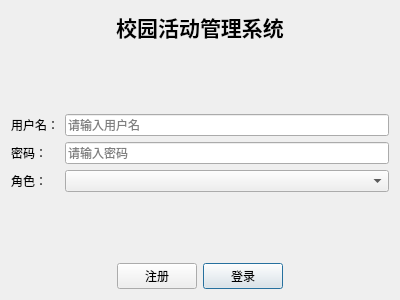
<?xml version="1.0" encoding="UTF-8"?>
<ui version="4.0">
 <class>LoginWindow</class>
 <widget class="QDialog" name="LoginWindow">
  <property name="geometry">
   <rect>
    <x>0</x>
    <y>0</y>
    <width>400</width>
    <height>300</height>
   </rect>
  </property>
  <property name="windowTitle">
   <string>登录</string>
  </property>
  <layout class="QVBoxLayout" name="verticalLayout">
   <item>
    <widget class="QLabel" name="titleLabel">
     <property name="text">
      <string>校园活动管理系统</string>
     </property>
     <property name="alignment">
      <set>Qt::AlignCenter</set>
     </property>
     <property name="font">
      <font>
       <pointsize>16</pointsize>
       <bold>true</bold>
      </font>
     </property>
    </widget>
   </item>
   <item>
    <spacer name="verticalSpacer">
     <property name="orientation">
      <enum>Qt::Vertical</enum>
     </property>
     <property name="sizeHint" stdset="0">
      <size>
       <width>20</width>
       <height>40</height>
      </size>
     </property>
    </spacer>
   </item>
   <item>
    <layout class="QFormLayout" name="formLayout">
     <item row="0" column="0">
      <widget class="QLabel" name="usernameLabel">
       <property name="text">
        <string>用户名：</string>
       </property>
      </widget>
     </item>
     <item row="0" column="1">
      <widget class="QLineEdit" name="usernameLineEdit">
       <property name="placeholderText">
        <string>请输入用户名</string>
       </property>
      </widget>
     </item>
     <item row="1" column="0">
      <widget class="QLabel" name="passwordLabel">
       <property name="text">
        <string>密码：</string>
       </property>
      </widget>
     </item>
     <item row="1" column="1">
      <widget class="QLineEdit" name="passwordLineEdit">
       <property name="echoMode">
        <enum>QLineEdit::Password</enum>
       </property>
       <property name="placeholderText">
        <string>请输入密码</string>
       </property>
      </widget>
     </item>
     <item row="2" column="0">
      <widget class="QLabel" name="roleLabel">
       <property name="text">
        <string>角色：</string>
       </property>
      </widget>
     </item>
     <item row="2" column="1">
      <widget class="QComboBox" name="roleComboBox"/>
     </item>
    </layout>
   </item>
   <item>
    <spacer name="verticalSpacer_2">
     <property name="orientation">
      <enum>Qt::Vertical</enum>
     </property>
     <property name="sizeHint" stdset="0">
      <size>
       <width>20</width>
       <height>40</height>
      </size>
     </property>
    </spacer>
   </item>
   <item>
    <layout class="QHBoxLayout" name="horizontalLayout">
     <item>
      <spacer name="horizontalSpacer">
       <property name="orientation">
        <enum>Qt::Horizontal</enum>
       </property>
       <property name="sizeHint" stdset="0">
        <size>
         <width>40</width>
         <height>20</height>
        </size>
       </property>
      </spacer>
     </item>
     <item>
      <widget class="QPushButton" name="registerButton">
       <property name="text">
        <string>注册</string>
       </property>
      </widget>
     </item>
     <item>
      <widget class="QPushButton" name="loginButton">
       <property name="text">
        <string>登录</string>
       </property>
       <property name="default">
        <bool>true</bool>
       </property>
      </widget>
     </item>
     <item>
      <spacer name="horizontalSpacer_2">
       <property name="orientation">
        <enum>Qt::Horizontal</enum>
       </property>
       <property name="sizeHint" stdset="0">
        <size>
         <width>40</width>
         <height>20</height>
        </size>
       </property>
      </spacer>
     </item>
    </layout>
   </item>
  </layout>
 </widget>
 <resources/>
 <connections/>
</ui>
